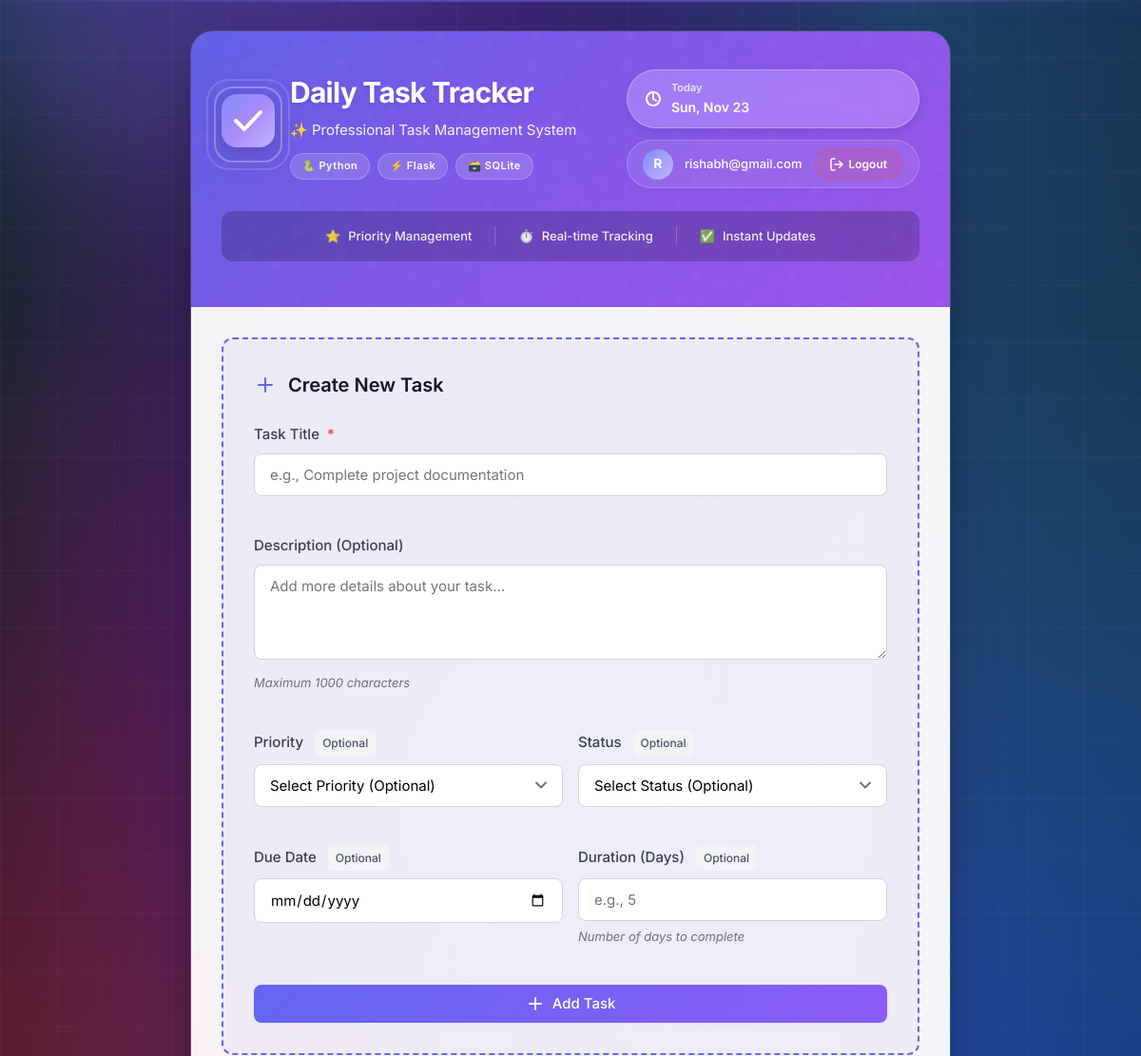
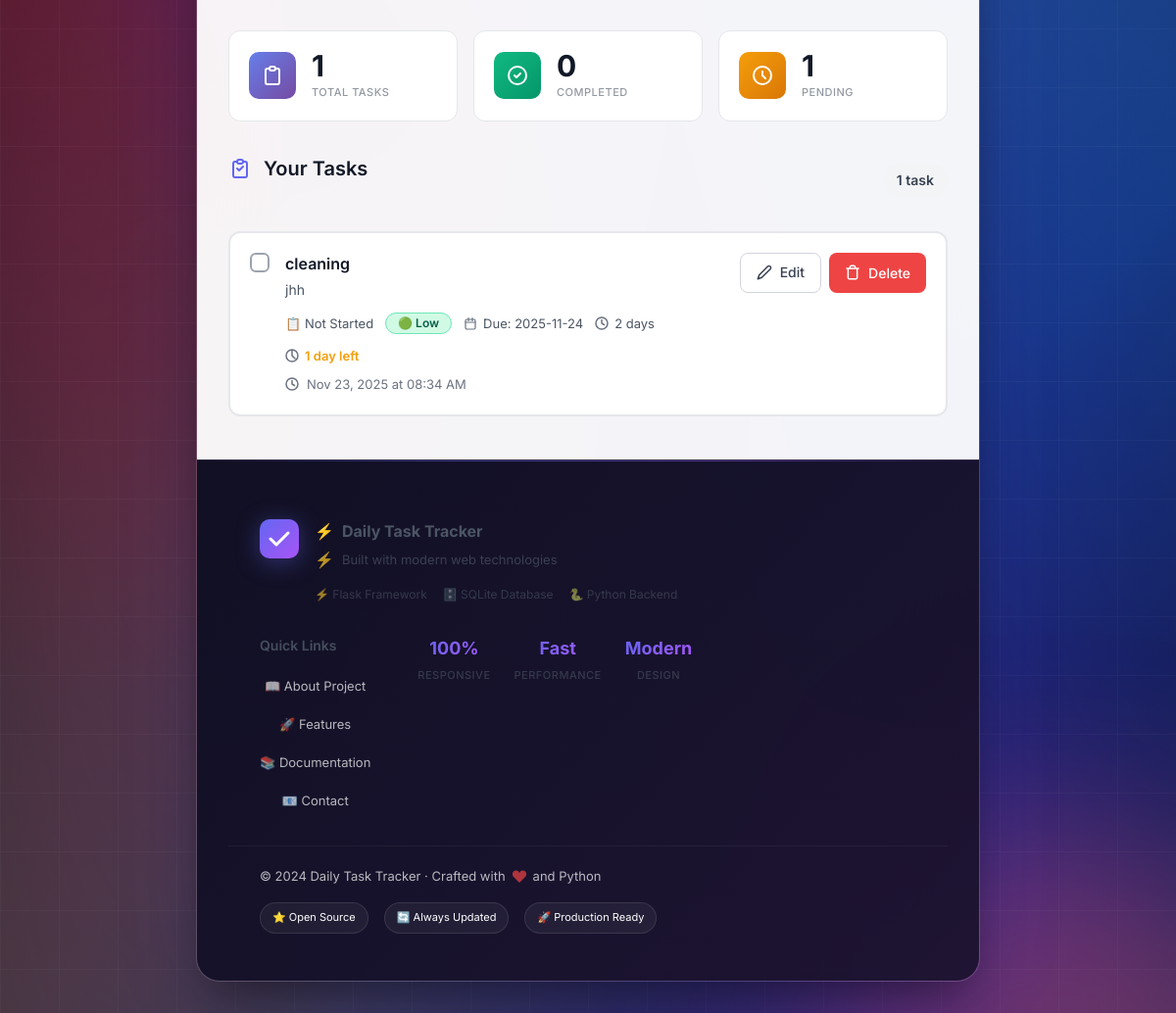
Screenshot of / (signed in) with the database file from the repository (2 pictures, top to bottom).
### app.py (models this page shows, shortened)
class Task(db.Model):
    id = db.Column(db.Integer, primary_key=True)
    title = db.Column(db.String(200), nullable=False)
    description = db.Column(db.Text, nullable=True)
    priority = db.Column(db.String(20), nullable=True)
    due_date = db.Column(db.String(20), nullable=True)
    status = db.Column(db.String(20), default="Not Started")
    duration = db.Column(db.Integer, nullable=True)
    completed = db.Column(db.Boolean, default=False)
    created_at = db.Column(db.DateTime, default=datetime.utcnow)
    user_id = db.Column(db.Integer, db.ForeignKey('user.id'), nullable=False)

### app.py (the view)
@app.route("/")
@login_required
def index():
    user_id = session.get('user_id')
    tasks = Task.query.filter_by(user_id=user_id).order_by(Task.created_at.desc()).all()
    today = datetime.today().date()
    for t in tasks:
        if t.due_date:
            if isinstance(t.due_date, str):
                t.due_date = datetime.strptime(t.due_date, "%Y-%m-%d").date()
            t.days_left = (t.due_date - today).days
        else:
            t.days_left = None
    return render_template("index.html", tasks=tasks)

### app.py (called while the page is built)
def login_required(f):
    @wraps(f)
    def decorated_function(*args, **kwargs):
        if 'user_id' not in session:
            flash('Please log in to access this page.', 'error')
            return redirect(url_for('login'))
        return f(*args, **kwargs)
    return decorated_function

### templates/index.html (shortened to what this page needs)
{% extends "base.html" %}
{% block content %}
<div class="add-task-section">
  <h2 class="section-title">
    <svg width="24" height="24" viewBox="0 0 24 24" fill="none" xmlns="http://www.w3.org/2000/svg">
      <path d="M12 5V19M5 12H19" stroke="currentColor" stroke-width="2" stroke-linecap="round" stroke-linejoin="round"/>
    </svg>
    Create New Task
  </h2>
  <form action="{{ url_for('add_task') }}" method="post" class="task-form" id="addTaskForm">
    <div class="form-group">
      <label for="title" class="form-label">
        Task Title
        <span class="required">*</span>
      </label>
      <input
        type="text"
        id="title"
        name="title"
        class="form-input"
        placeholder="e.g., Complete project documentation"
        required
        minlength="3"
        maxlength="200"
        autocomplete="off"
        pattern="[A-Za-z0-9\s.,!?\-_()[\]{}:;&quot;']+"
        title="Title must be 3-200 characters and contain only letters, numbers, spaces, and common punctuation"
      >
    </div>
    <div class="form-group">
      <label for="description" class="form-label">Description (Optional)</label>
      <textarea
        id="description"
        name="description"
        class="form-textarea"
        placeholder="Add more details about your task..."
        rows="3"
        maxlength="1000"
      ></textarea>
      <span class="field-hint">Maximum 1000 characters</span>
    </div>
    <div class="form-row">
      <div class="form-group">
        <label for="priority" class="form-label">
          Priority
          <span class="optional-badge">Optional</span>
        </label>
        <select
          id="priority"
          name="priority"
          class="form-select"
        >
          <option value="">Select Priority (Optional)</option>
        </select>
      </div>
      <div class="form-group">
        <label for="status" class="form-label">
          Status
          <span class="optional-badge">Optional</span>
        </label>
        <select
          id="status"
          name="status"
          class="form-select"
        >
          <option value="">Select Status (Optional)</option>
        </select>
      </div>
    </div>
    <div class="form-row">
      <div class="form-group">
        <label for="due_date" class="form-label">
          Due Date
          <span class="optional-badge">Optional</span>
        </label>
        <input
          type="date"
          id="due_date"
          name="due_date"
          class="form-input"
          min="{{ (now or '')|default('', true) }}"
        >
      </div>
      <div class="form-group">
        <label for="duration" class="form-label">
          Duration (Days)
          <span class="optional-badge">Optional</span>
        </label>
        <input
          type="number"
          id="duration"
          name="duration"
          class="form-input"
          placeholder="e.g., 5"
          min="1"
          max="365"
        >
        <span class="field-hint">Number of days to complete</span>
      </div>
    </div>
    <button type="submit" class="btn btn-primary btn-block">
      <svg width="20" height="20" viewBox="0 0 20 20" fill="none" xmlns="http://www.w3.org/2000/svg">
        <path d="M10 4V16M4 10H16" stroke="currentColor" stroke-width="2" stroke-linecap="round"/>
      </svg>
      Add Task
    </button>
  </form>
</div>
{% if tasks %}
<div class="task-stats">
  <div class="stat-card">
    <div class="stat-icon stat-total">
    </div>
    <div class="stat-content">
      <div class="stat-value">{{ tasks|length }}</div>
      <div class="stat-label">Total Tasks</div>
    </div>
  </div>
  <div class="stat-card">
    <div class="stat-icon stat-completed">
    </div>
    <div class="stat-content">
      <div class="stat-value">{{ tasks|selectattr('completed')|list|length }}</div>
      <div class="stat-label">Completed</div>
    </div>
  </div>
  <div class="stat-card">
    <div class="stat-icon stat-pending">
    </div>
    <div class="stat-content">
      <div class="stat-value">{{ tasks|rejectattr('completed')|list|length }}</div>
      <div class="stat-label">Pending</div>
    </div>
  </div>
</div>
{% endif %}
<div class="tasks-section">
  <div class="section-header">
    <h2 class="section-title">
      Your Tasks
    </h2>
    {% if tasks %}
    <span class="task-count">{{ tasks|length }} {{ 'task' if tasks|length == 1 else 'tasks' }}</span>
    {% endif %}
  </div>
  {% if tasks %}
    <ul class="task-list">
      {% for t in tasks %}
      <li class="task-item {% if t.completed %}task-completed{% endif %}">
        <form action="{{ url_for('toggle_task', task_id=t.id) }}" method="post" class="task-checkbox-form">
          <button type="submit" class="checkbox-btn" aria-label="Toggle task completion">
            <svg width="20" height="20" viewBox="0 0 20 20" fill="none" xmlns="http://www.w3.org/2000/svg">
              {% if t.completed %}
                <rect width="20" height="20" rx="6" fill="url(#gradient)"/>
                <path d="M6 10L9 13L14 7" stroke="white" stroke-width="2" stroke-linecap="round" stroke-linejoin="round"/>
              {% else %}
                <rect x="1" y="1" width="18" height="18" rx="5" stroke="currentColor" stroke-width="2" fill="none"/>
              {% endif %}
              <defs>
                <linearGradient id="gradient" x1="0" y1="0" x2="20" y2="20" gradientUnits="userSpaceOnUse">
                  <stop stop-color="#6366F1"/>
                  <stop offset="1" stop-color="#8B5CF6"/>
                </linearGradient>
              </defs>
            </svg>
          </button>
        </form>
        <div class="task-content">
          <h3 class="task-title">{{ t.title }}</h3>
          {% if t.description %}
            <p class="task-description">{{ t.description }}</p>
          {% endif %}
          <div class="task-details">
            {% if t.status %}
            <div class="task-detail-item">
              <span class="status-badge status-{{ t.status|lower|replace(' ', '-') }}">
                {% if t.status == "Not Started" %}📋
                {% elif t.status == "In Progress" %}⚙️
                {% elif t.status == "Completed" %}✅
                {% endif %}
                {{ t.status }}
              </span>
            </div>
            {% endif %}
            {% if t.priority %}
            <div class="task-detail-item">
              <span class="priority-badge priority-{{ t.priority|lower }}">
                {% if t.priority == "High" %}🔴{% elif t.priority == "Medium" %}🟡{% else %}🟢{% endif %}
                {{ t.priority }}
              </span>
            </div>
            {% endif %}
            {% if t.due_date %}
            <div class="task-detail-item">
              <svg width="14" height="14" viewBox="0 0 14 14" fill="none" xmlns="http://www.w3.org/2000/svg">
                <rect x="2" y="3" width="10" height="10" rx="1.5" stroke="currentColor" stroke-width="1.2"/>
                <path d="M2 6H12M5 1.5V4.5M9 1.5V4.5" stroke="currentColor" stroke-width="1.2" stroke-linecap="round"/>
              </svg>
              <span>Due: {{ t.due_date }}</span>
            </div>
            {% endif %}
            {% if t.duration %}
            <div class="task-detail-item">
              <span>{{ t.duration }} {{ 'day' if t.duration == 1 else 'days' }}</span>
            </div>
            {% endif %}
            {% if t.days_left != None %}
            <div class="task-detail-item">
              <span>
                {% if t.days_left < 0 %}
                  <span style="color: #ef4444; font-weight: 600;">Overdue ({{ t.days_left|abs }} days)</span>
                {% elif t.days_left == 0 %}
                  <span style="color: #f59e0b; font-weight: 600;">Due Today</span>
                {% elif t.days_left <= 3 %}
                  <span style="color: #f59e0b; font-weight: 600;">{{ t.days_left }} {{ 'day' if t.days_left == 1 else 'days' }} left</span>
                {% else %}
                  {{ t.days_left }} {{ 'day' if t.days_left == 1 else 'days' }} left
                {% endif %}
              </span>
            </div>
            {% endif %}
          </div>
          <div class="task-meta">
            <span>{{ t.created_at.strftime("%b %d, %Y at %I:%M %p") }}</span>
          </div>
        </div>
        <div class="task-actions">
          <a href="{{ url_for('edit_task', task_id=t.id) }}" class="btn btn-sm btn-secondary" title="Edit task">
            Edit
          </a>
          <form action="{{ url_for('delete_task', task_id=t.id) }}" method="post" class="delete-form" onsubmit="return confirm('Are you sure you want to delete this task?');">
            <button type="submit" class="btn btn-sm btn-danger" title="Delete task">
              Delete
            </button>
          </form>
        </div>
      </li>
      {% endfor %}
    </ul>
  {% endif %}
</div>
{% endblock %}

### templates/base.html (shortened to what this page needs)
<!doctype html>
<html lang="en">
<head>
  <link rel="stylesheet" href="{{ url_for('static', filename='style.css') }}">
</head>
<body>
  <div class="background-wrapper">
    <div class="aurora">
    </div>
    <div class="glow-orbs">
      <div class="orb orb-1"></div>
      <div class="orb orb-2"></div>
    </div>
    <div class="particles">
    </div>
  </div>
  <div class="app-wrapper">
    <div class="container">
      <header class="header">
        <div class="header-content">
          <div class="logo-section">
            <div class="logo-container">
              <div class="logo-ring"></div>
              <div class="logo-ring logo-ring-2"></div>
            </div>
            <div class="header-text">
              <h1 class="app-title">Daily Task Tracker</h1>
              <p class="app-subtitle">✨ Professional Task Management System</p>
              <div class="header-tech-stack">
                <span class="tech-badge">🐍 Python</span>
                <span class="tech-badge">⚡ Flask</span>
                <span class="tech-badge">🗃️ SQLite</span>
              </div>
            </div>
          </div>
          <div class="header-right">
            <div class="header-badge">
              <svg width="18" height="18" viewBox="0 0 18 18" fill="none">
                <circle cx="9" cy="9" r="7" stroke="currentColor" stroke-width="2"/>
                <path d="M9 4V9L12 11" stroke="currentColor" stroke-width="2" stroke-linecap="round"/>
              </svg>
              <div>
                <div style="font-size:11px;opacity:0.8">Today</div>
                <div id="current-date" style="font-weight:600"></div>
              </div>
            </div>
            {% if session.username %}
            <div class="user-info">
              <div class="user-avatar">{{ session.username[0]|upper }}</div>
              <span>{{ session.username }}</span>
              <a href="{{ url_for('logout') }}" class="logout-btn">
                Logout
              </a>
            </div>
            {% else %}
            <div class="status-indicator">
              <div class="status-dot"></div>
              <span>System Active</span>
            </div>
            {% endif %}
          </div>
        </div>
        <div class="feature-bar">
          <div class="feature-item">
            <span>⭐</span> Priority Management
          </div>
          <div class="feature-item">
            <span>⏱️</span> Real-time Tracking
          </div>
          <div class="feature-item">
            <span>✅</span> Instant Updates
          </div>
        </div>
      </header>
      <main class="main-content">
        {% block content %}{% endblock %}
      </main>
      <footer class="footer">
        <div class="footer-wave"></div>
        <div class="footer-content">
          <div class="footer-left">
            <div class="footer-logo">
            </div>
            <div class="footer-info">
              <p class="footer-title">Daily Task Tracker</p>
              <p class="footer-description">Built with modern web technologies</p>
              <div class="footer-tech">
                <span class="tech-item">⚡ Flask Framework</span>
                <span class="tech-item">🗄️ SQLite Database</span>
                <span class="tech-item">🐍 Python Backend</span>
              </div>
            </div>
          </div>
          <div class="footer-right">
            <div class="footer-links-group">
              <h4 class="footer-links-title">Quick Links</h4>
              <div class="footer-links">
                <a href="#" class="footer-link">📖 About Project</a>
                <a href="#" class="footer-link">🚀 Features</a>
                <a href="#" class="footer-link">📚 Documentation</a>
                <a href="#" class="footer-link">📧 Contact</a>
              </div>
            </div>
            <div class="footer-stats">
              <div class="stat-item">
                <span class="stat-number">100%</span>
                <span class="stat-label">Responsive</span>
              </div>
              <div class="stat-item">
                <span class="stat-number">Fast</span>
                <span class="stat-label">Performance</span>
              </div>
              <div class="stat-item">
                <span class="stat-number">Modern</span>
                <span class="stat-label">Design</span>
              </div>
            </div>
          </div>
        </div>
        <div class="footer-bottom">
          <p class="copyright">
            © 2024 Daily Task Tracker · Crafted with
            <svg width="16" height="16" viewBox="0 0 16 16" fill="none">
              <path d="M8 14L2 8C0.5 6.5 0.5 4 2 2.5C3.5 1 6 1 7 2.5L8 4L9 2.5C10 1 12.5 1 14 2.5C15.5 4 15.5 6.5 14 8L8 14Z" fill="#EF4444"/>
            </svg>
            and Python
          </p>
          <div class="footer-badges">
            <span class="badge-item">⭐ Open Source</span>
            <span class="badge-item">🔄 Always Updated</span>
            <span class="badge-item">🚀 Production Ready</span>
          </div>
        </div>
      </footer>
    </div>
  </div>
</body>
</html>

### rows the page displays
Task: title "cleaning", description "jhh", status "Not Started", priority "Low", due_date "2025-11-24", duration "2", duration "days", days_left "1", days_left "day", created_at "Nov 23, 2025 at 08:34 AM"

### other values shown
{{ session.username[0]|upper }} "R"
{{ session.username }} "rishabh@gmail.com"
{{ tasks|length }} "1"
{{ tasks|selectattr('completed')|list|length }} "0"
{{ tasks|rejectattr('completed')|list|length }} "1"
{{ 'task' if tasks|length == 1 else 'tasks' }} "task"
